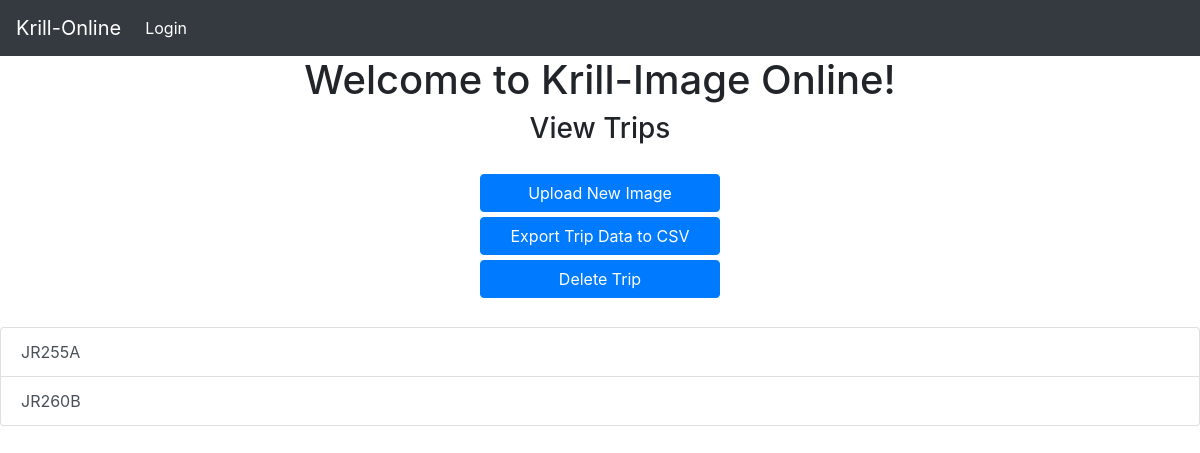
The page /view_trips/ on the database as committed earlier.
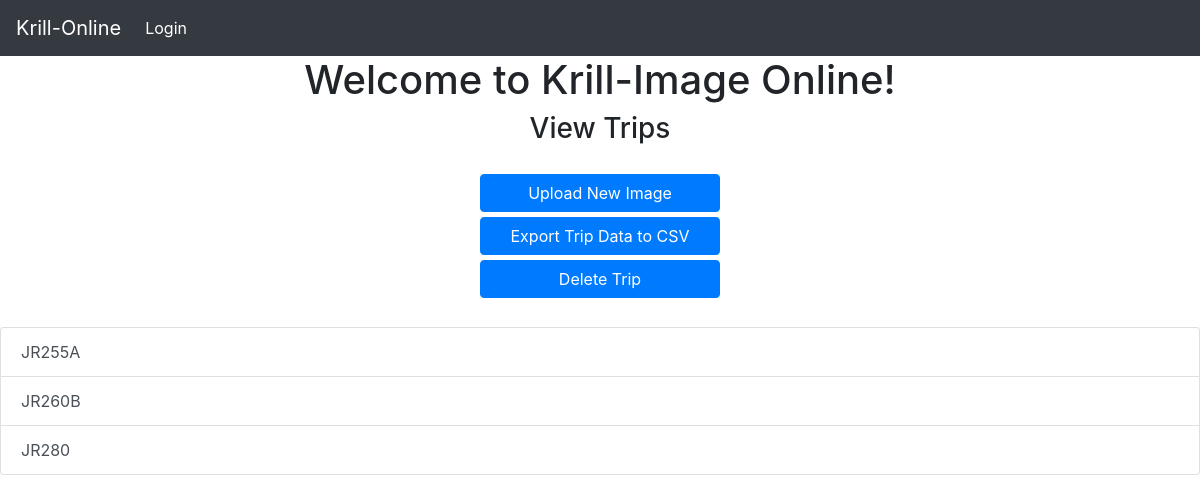
The same page on the database as committed later.
### KrillApp/models.py (models this page shows, shortened)
class Trip(models.Model):
    trip_name = models.CharField(primary_key=True, max_length=100, unique=True)
    user = models.ForeignKey(User, on_delete=models.CASCADE, null=False)
    created_on = models.DateTimeField(default=datetime.now)

### KrillApp/views.py (the view)
# urls.py: path("view_trips/",views.Get_User_Trips,name='view_trips'),
def Get_User_Trips(request):
    sql = 'SELECT * FROM Krillapp_trip;'
    trip_list = []
    trips = Trip.objects.raw(sql)
    for trip in trips:
        trip_list.append(str(trip.trip_name))
    return render(request ,'view_trips.html', {'trip_list':trip_list})

### KrillApp/templates/view_trips.html (shortened to what this page needs)
{% extends 'base.html' %}
{% load static %}
{% block content %}
<link rel="stylesheet" type="text/css" href="{% static 'KrillApp/view_trips.css' %}">
<h3>View Trips</h3>
<br />
    <div id ="view_trips_buttons">
        <a style="display:block" id="trip_button" class="btn btn-primary" href = "{% url 'upload_image_to_trip' %}">Upload New Image </a>
        <a style="display:block" id="export_to_csv" onclick="export_trip_to_csv()"  class="btn btn-primary">Export Trip Data to CSV</a>
        <a style="display:block" id="delete_trip" ajax-url = "{% url 'delete_trip' %}"  class="btn btn-primary">Delete Trip </a>
    </div>
<br />
<ul ajax-url = "{% url 'get_trip_image_list' %}" id="trip_list" class="list-group">
    {% for i in trip_list %}
    <li  class="list-group-item list-group-item-action">{{ i }}</li>
    {% endfor %}
</ul>
{% endblock %}

Rows that differ between the two databases and show on the page:
added Trip: trip_list "JR280"
